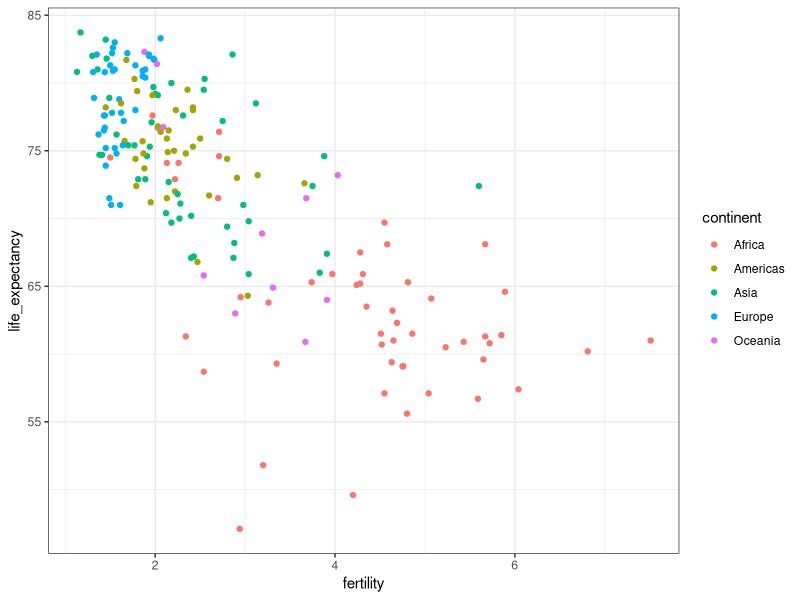
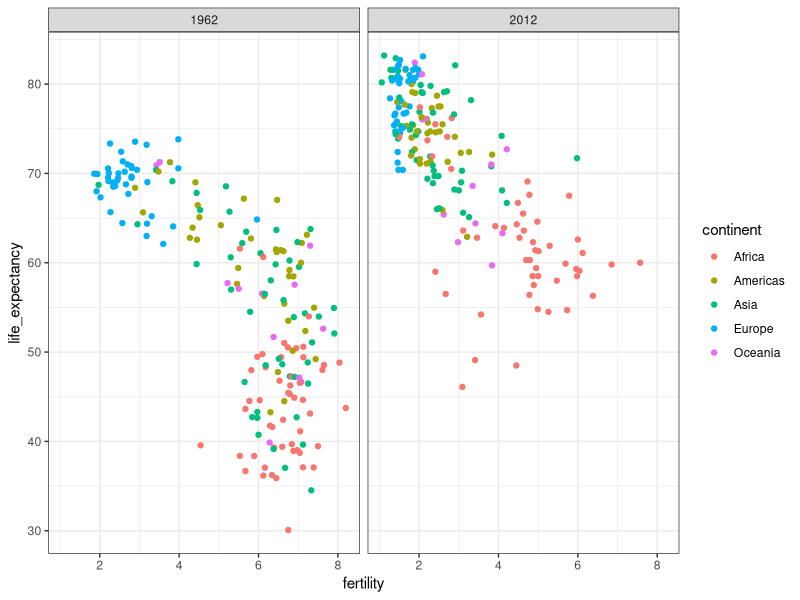
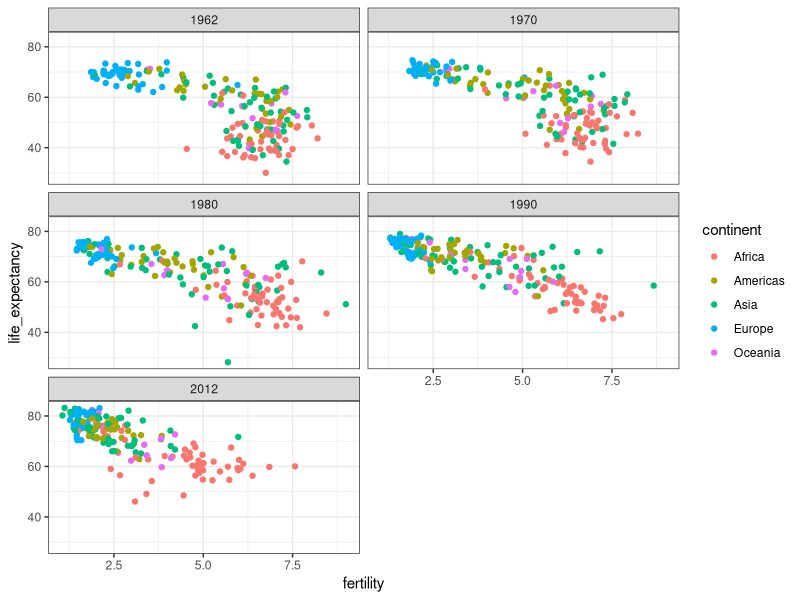
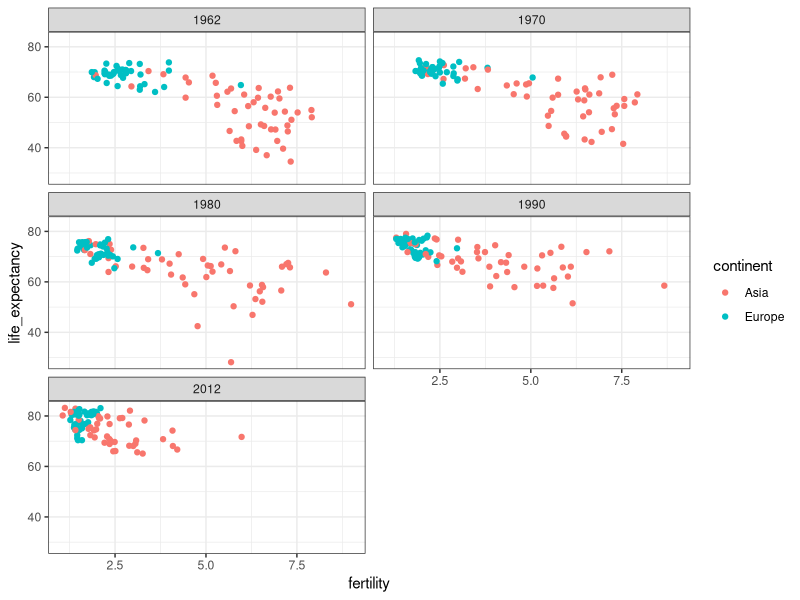
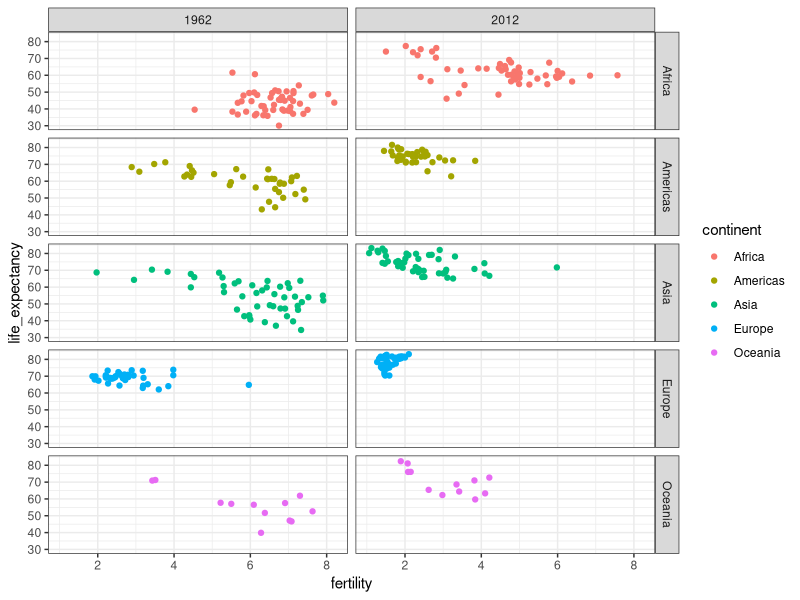

The R script that drew these images, in order:
library(dslabs)
library(dplyr)
library(ggplot2)
data(gapminder)
head(gapminder)
g <- gapminder

g %>% filter(year==2015 & country %in% c('Sri Lanka', 'Turkey')) %>% select(c('country', 'infant_mortality'))
summary(g['year'])

ds_theme_set()
g %>% filter(year==2015) %>% ggplot(aes(fertility, life_expectancy, color=continent)) + geom_point()

g %>% filter(year %in% c(1962, 2012)) %>% ggplot(aes(fertility, life_expectancy, color=continent)) + geom_point() +
  facet_grid(.~year)

g %>% filter(year %in% c(1962, 1970, 1980, 1990, 2012)) %>% ggplot(aes(fertility, life_expectancy, color=continent)) + geom_point() +
  facet_wrap(.~year, ncol = 2)

g %>% filter(year %in% c(1962, 1970, 1980, 1990, 2012) & continent %in% c('Europe', 'Asia')) %>% 
  ggplot(aes(fertility, life_expectancy, color=continent)) + geom_point() + facet_wrap(.~year, ncol = 2)

g %>% filter(year %in% c(1962, 2012)) %>% ggplot(aes(fertility, life_expectancy, color=continent)) + geom_point() +
  facet_grid(continent~year)
